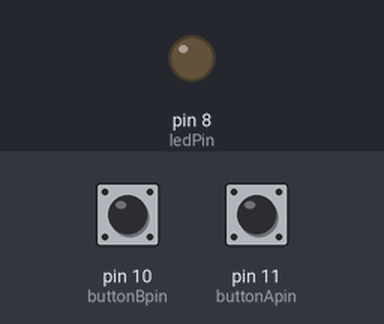
Recording of a sketch running on a simulated Arduino Uno, built with avr-gcc and run on an emulated ATmega328P. On the bench: output pins drawn as LEDs (lit = HIGH). The test bench sets the inputs (shaded band); at power-on: pin 11 (buttonApin) HIGH, pin 10 (buttonBpin) HIGH.

Above: at 1.2 s.
1.3 s: pin 11 (buttonApin) pulled LOW for 0.15 s
At 2.0 s:
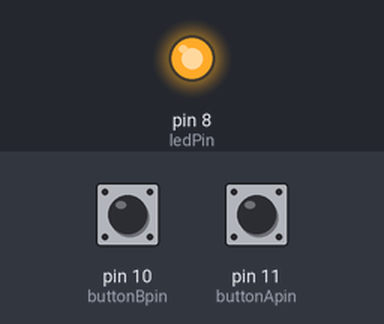
2.9 s: pin 10 (buttonBpin) pulled LOW for 0.15 s
At 3.2 s:
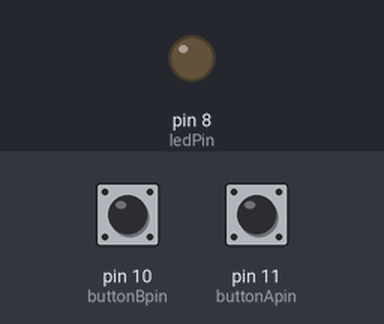
4.5 s: pin 11 (buttonApin) pulled LOW for 1 s
At 5.6 s:
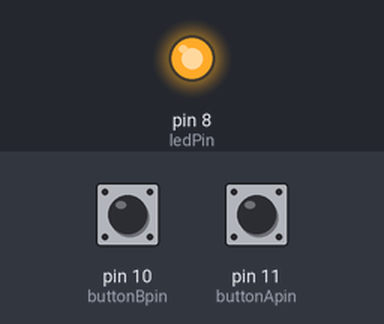
7.0 s: pin 10 (buttonBpin) driven LOW and pin 11 (buttonApin) driven LOW
At 7.8 s:
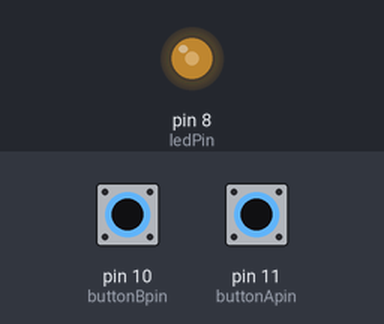
8.5 s: pin 10 (buttonBpin) driven HIGH
At 9.6 s:
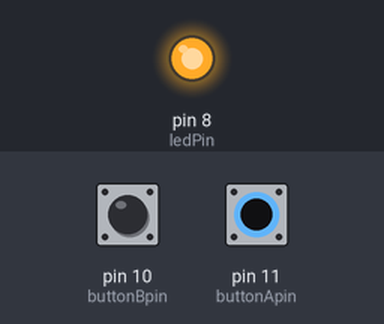
Timing chart, 0 to 11.0 s (numbered marks = the images above; inputs shaded):
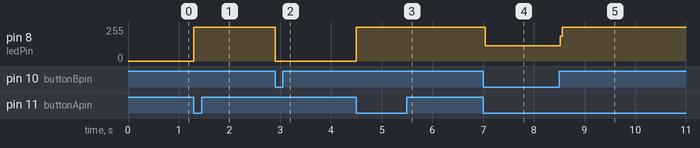

Measured:
- after the input at 1.3 s, pin 8 (ledPin): 0/255 → 255/255 at once
- after the input at 2.9 s, pin 8 (ledPin): 255/255 → 0/255 at once
- after the input at 4.5 s, pin 8 (ledPin): 0/255 → 255/255 at once
- after the input at 7.0 s, pin 8 (ledPin): 255/255 → 114/255 at once
- after the input at 8.5 s, pin 8 (ledPin): 114/255 → 255/255 at once

The sketch:

Digital_Inputs.ino
```cpp
//www.elegoo.com
//2016.12.08

int ledPin = 8;
int buttonApin = 11;
int buttonBpin = 10;

void setup()
{
  pinMode(ledPin, OUTPUT);
  pinMode(buttonApin, INPUT_PULLUP);
  pinMode(buttonBpin, INPUT_PULLUP);
}

void loop()
{
  if (digitalRead(buttonApin) == LOW)
  {
    digitalWrite(ledPin, HIGH);
  }
  if (digitalRead(buttonBpin) == LOW)
  {
    digitalWrite(ledPin, LOW);
  }
}
```
